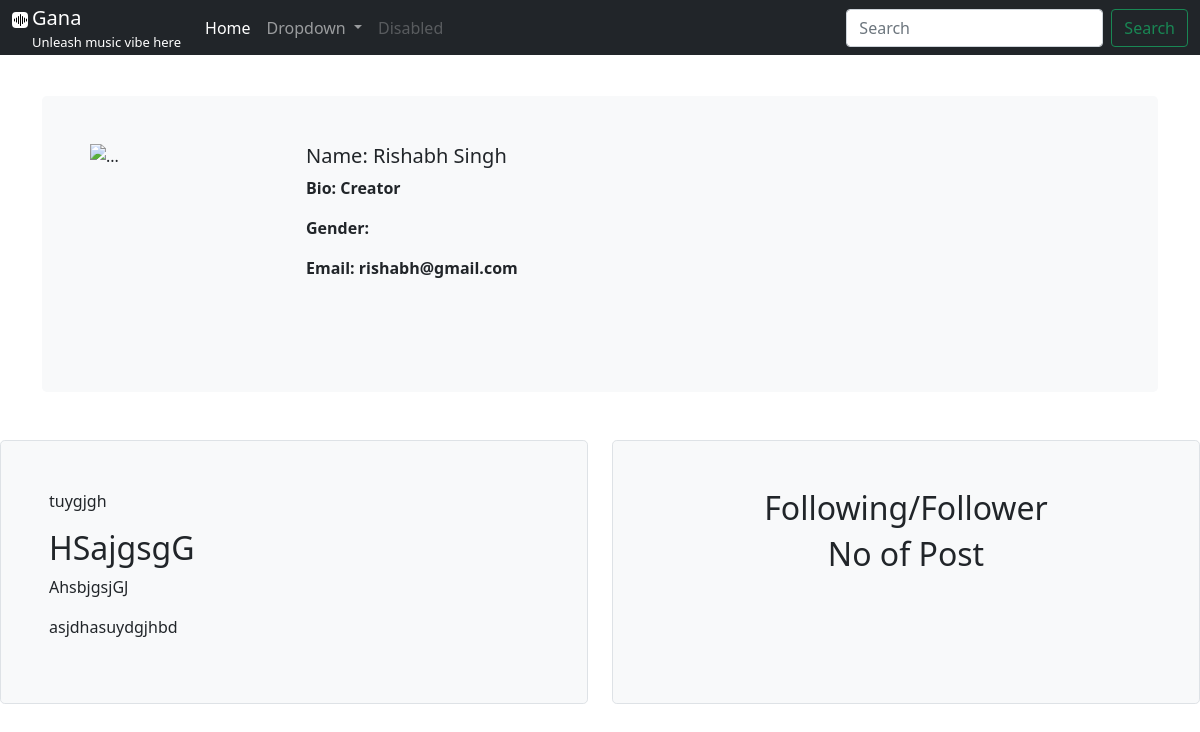
The app's page /creator_profile (signed in), older data.
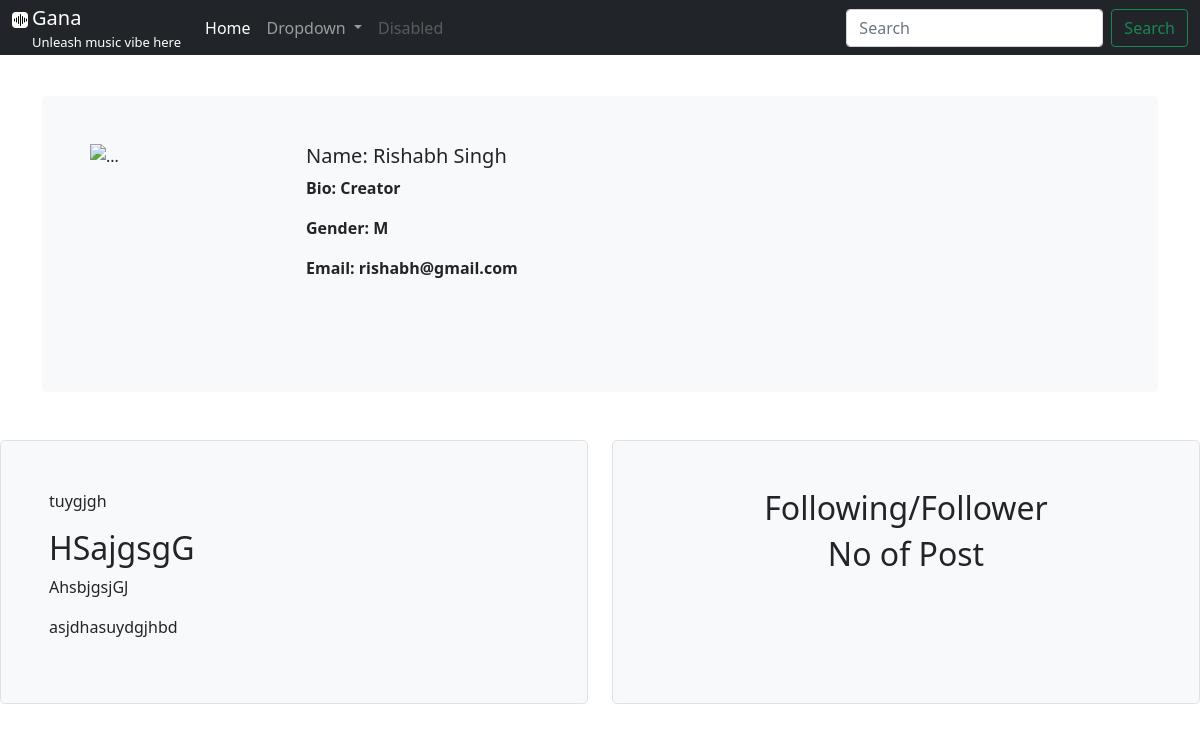
The same page, newer data.
### model.py (models this page shows)
class Creator(db.Model):
    __tablename__ = 'creator'
    creator_id = db.Column('creator_id', db.Integer, primary_key = True, autoincrement = True)
    creator_name = db.Column(db.String(50))
    email = db.Column(db.String(100))
    password = db.Column(db.String(100))
    gender = db.Column(db.String(6))

### controller.py (the view)
@app.route('/creator_profile')
def creator_profile():
   if 'creator_id' in session:
       c_id = int(session['creator_id'])
       creator_data = Creator.query.filter_by(creator_id=c_id)
       return render_template('creator_profile.html', creator_dictionary=creator_data[0], type='Creator')
   else:
       return redirect('/creator_signin')

### templates/creator_profile.html
{% extends "base_profile.html" %}
{% block profile %}
<img src="https://cdn-icons-png.flaticon.com/512/6915/6915987.png" class="flex-shrink-0 me-3" alt="..." width="200" height="200">
<div>
<h5 class="mt-0">Name:   {{creator_dictionary.creator_name}}</h5>
<p><b>Bio:   {{type}}</b></p>
<p><b>Gender:   {{creator_dictionary.gender}}</b></p>
<p><b>Email:  {{creator_dictionary.email}}</b></p>
</div>
{% endblock %}

### templates/base_profile.html (shortened to what this page needs)
{% extends "base_index.html" %}
  {% block main %}
  <div class="container py-4">
    <div class="p-5 mb-4 bg-light rounded-3">
      <div class="d-flex position-relative">
        {% block profile %} {% endblock%}
      </div>
      </div>
    </div>
    <div class="row align-items-md-stretch">
      <div class="col-md-6">
        <div class="h-100 p-5 bg-light border rounded-3">
          <p>tuygjgh</p>
          <h2>HSajgsgG</h2>
          <p>AhsbjgsjGJ</p>
          <p>asjdhasuydgjhbd</p>
        </div>
      </div>
      <div class="col-md-6">
        <div class="h-100 p-5 bg-light border rounded-3">
          <center><h2>Following/Follower</h2></center>
          <center><h2>No of Post</h2></center>
        </div>
      </div>
    </div>
  </div>
  {% endblock %}

### templates/base_index.html (shortened to what this page needs)
<!doctype html>
<html lang="en">
  <head>
    <link href="https://cdn.jsdelivr.net/npm/bootstrap@5.0.2/dist/css/bootstrap.min.css" rel="stylesheet">
    <link rel="stylesheet" type="text/css" href="static/custom.css">
    <link rel="stylesheet" href="https://cdnjs.cloudflare.com/ajax/libs/font-awesome/5.13.0/css/all.min.css">
  </head>
  <body>
    <main>
      <nav class="navbar navbar-expand-lg navbar-dark bg-dark fixed-top" style="height:55px">
          <div class="container-fluid">
            <img class="flex-shrink-0 me-1 mb-3 bg-white rounded circle" src="/static/soundwave.svg">
            <a class="navbar-brand" href="#">Gana
              <div style="font-size: 13px"> Unleash music vibe here </div>
            </a>
            <div class="collapse navbar-collapse" id="navbarSupportedContent">
              <ul class="navbar-nav me-auto mb-2 mb-lg-0">
                <li class="nav-item">
                  <a class="nav-link active" aria-current="page" href="#">Home</a>
                </li>
                <li class="nav-item dropdown">
                  <a class="nav-link dropdown-toggle" href="#" id="navbarDropdown" role="button" data-bs-toggle="dropdown" aria-expanded="false">
                    Dropdown
                  </a>
                </li>
                <li class="nav-item">
                  <a class="nav-link disabled" href="#" tabindex="-1" aria-disabled="true">Disabled</a>
                </li>
              </ul>
              <form class="d-flex">
                <input class="form-control me-2" type="search" placeholder="Search" aria-label="Search">
                <button class="btn btn-outline-success" type="submit">Search</button>
              </form>
            </div>
          </div>
        </nav>
    </main>
    <br><br><br>
    <div>
    {% block main %}{% endblock %}
  </body>
</html>

### static/custom.css (style rules this page uses)
body { background-image: url('https://ak.picdn.net/shutterstock/videos/950461/thumb/6.jpg'); background-repeat: no-repeat; min-height: 700px; background-position: 50% 50% ; background-size: 100% ; }

Row changes from the older to the newer data that the page shows:
changed Creator "Rishabh Singh": gender (not shown) → "M"
